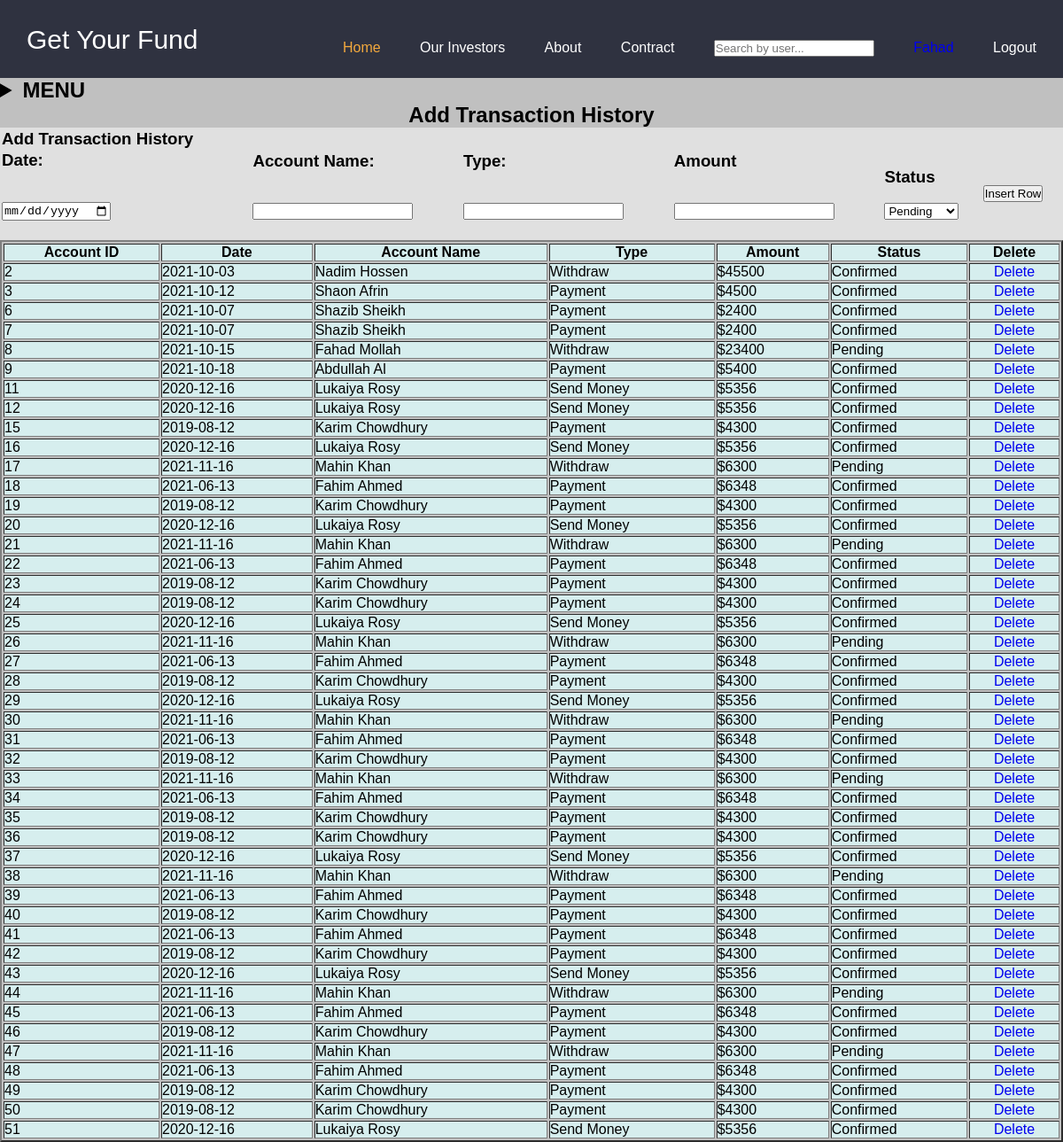
The page /view/transaction.php (signed in) on the database its author committed.
### tables this page shows
CREATE TABLE `transaction` (
  `ID` int(255) NOT NULL,
  `Date` date NOT NULL,
  `AcName` varchar(255) NOT NULL,
  `Type` varchar(255) NOT NULL,
  `Amount` varchar(255) NOT NULL,
  `Status` varchar(255) NOT NULL
);

### view/transaction.php (the view, shortened to what this page needs)
<?php
    include('../controller/db.php');
$sql = "SELECT * FROM transaction";
$select = mysqli_query($conn, $sql);
?>
<!DOCTYPE html>
<html lang="en">
<head>
</head>
<body style="background-color:Silver;">
<?php
	include('header.php');
?>
<h2 align="center">Add Transaction History</h2>
<form action="../controller/insert4.php" method="post" onsubmit="return Validation()">
<table  width="100%" style="background-color: #FFFFFF7F" >
		                                 <tr><td><h3>Add Transaction History</h3></td></tr>
                                            <tr><td>
                                                <h3>Date: </h3><br><br>
                                                <input type="date" name="date" id="date"><br><br>
                                                </td>
                                                <td>
                                                <h3>Account Name: </h3><br><br>
                                                <input type="text" name="name" id="name"> <br><br>
</td>
<td>
                                                <h3>Type: </h3><br><br>
                                                <input type="text" name="type" id="type"> <br><br>
</td>
<td>
                                                <h3>Amount </h3><br><br>
                                                <input type="text" name="amount" id="amount"><br><br>
                                                </td>
                                                <td>
                                                <h3>Status </h3><br>
                                                <select name="status" id="status">
							<option>Pending</option>
						</select>
                                                <td>
                                                <input type="submit" name="submit" value="Insert Row"></h3>
                                            </td>
                                        </table>
</form>
		<table border="2" style="width: 100%;">
<colgroup>
  <col span="7" style="background-color: #D6EEEE">
</colgroup>
<tr>
<th>Account ID</th>
<th>Date</th>
<th>Account Name</th>
<th>Type</th>
<th>Amount</th>
<th>Status</th>
<th>Delete</th>
</tr>
<?php
    while ($data = mysqli_fetch_array($select)) {
?>
        <tr>
      <td><?php echo $data['ID']; ?></td>
      <td><?php echo $data['Date']; ?></td>
      <td><?php echo $data['AcName']; ?></td>
      <td><?php echo $data['Type']; ?></td>
      <td><?php echo $data['Amount']; ?></td>
      <td><?php echo $data['Status']; ?></td>
      <td align="center"><a href="../controller/delete2.php?id=<?php echo $data['ID']; ?>">Delete</a></td>
    </tr>
  <?php
  }
  ?>
  </table>
</body>
</html>

### view/header.php (shortened to what this page needs)
<!DOCTYPE html>
<html lang="en">
<head>
</head>
<body style="background-color:white;">
<header class="header">
    <div class="container">
        <div class="row align-items-center justify-content-between">
            <div class="logo">
               <a href="#">Get Your Fund</a>
            </div>
            <nav class="nav">
               <ul>
                  <li><a href="home.php" class="active">Home</a></li>
                  <li><a href="investors.php"> Our Investors</li>
                  <li><a href="#">About</a></li>
                  <li><a href="#"> Contract</li>
<li>
   <link rel="stylesheet" type="text/css" href="style1.css">
   <input type="text" id="search" placeholder="Search by user..." />
                 </li>
		<li>
    <?php
	if(isset($_SESSION['name']))
    				{
    					echo $_SESSION['name'];
    				}
?>
</li>
    	<li>
		<a href="../controller/logout.php">Logout</a>
        </li>
               </ul>
            </nav>
        </div>
    </div>
 </header>
	<h2>
	<details>
		<summary>MENU</summary>
	</details>
</h2>
</body>
</html>

### view/header.php (style rules this page uses)
:root { --color-1: #2f3240; }
body { font-family: sans-serif; background-color: #e8eef3; }
* { box-sizing: border-box; margin:0; padding:0; }
ul { list-style: none; }
a { text-decoration: none; }
.container { max-width: 1170px; margin:auto; }
.row { display: flex; flex-wrap: wrap; }
.align-items-center { align-items: center; }
.justify-content-between { justify-content: space-between; }
.header { background-color: var(--color-1); padding: 12px 0; line-height: 1.5; }
.header .logo, .header .nav { padding:0 15px; }
.header .logo a { font-size: 30px; color: #ffffff; text-transform: capitalize; }
.header .nav ul li { display: inline-block; margin-left: 40px; }
.header .nav ul li a { display: block; font-size: 16px; text-transform: capitalize; color: #ffffff; padding: 10px 0; transition: all 0.5s ease; }
.header .nav ul li a.active, .header .nav ul li a:hover { color: #f3a93d; }

### rows shown on the page
transaction: ID "2", Date "2021-10-03", AcName "Nadim Hossen", Type "Withdraw", Amount "$45500", Status "Confirmed"
transaction: ID "3", Date "2021-10-12", AcName "Shaon Afrin", Type "Payment", Amount "$4500", Status "Confirmed"
transaction: ID "6", Date "2021-10-07", AcName "Shazib Sheikh", Type "Payment", Amount "$2400", Status "Confirmed"
transaction: ID "7", Date "2021-10-07", AcName "Shazib Sheikh", Type "Payment", Amount "$2400", Status "Confirmed"
transaction: ID "8", Date "2021-10-15", AcName "Fahad Mollah", Type "Withdraw", Amount "$23400", Status "Pending"
transaction: ID "9", Date "2021-10-18", AcName "Abdullah Al", Type "Payment", Amount "$5400", Status "Confirmed"
transaction: ID "11", Date "2020-12-16", AcName "Lukaiya Rosy", Type "Send Money", Amount "$5356", Status "Confirmed"
transaction: ID "12", Date "2020-12-16", AcName "Lukaiya Rosy", Type "Send Money", Amount "$5356", Status "Confirmed"
transaction: ID "15", Date "2019-08-12", AcName "Karim Chowdhury", Type "Payment", Amount "$4300", Status "Confirmed"
transaction: ID "16", Date "2020-12-16", AcName "Lukaiya Rosy", Type "Send Money", Amount "$5356", Status "Confirmed"
transaction: ID "17", Date "2021-11-16", AcName "Mahin Khan", Type "Withdraw", Amount "$6300", Status "Pending"
transaction: ID "18", Date "2021-06-13", AcName "Fahim Ahmed", Type "Payment", Amount "$6348", Status "Confirmed"
transaction: ID "19", Date "2019-08-12", AcName "Karim Chowdhury", Type "Payment", Amount "$4300", Status "Confirmed"
transaction: ID "20", Date "2020-12-16", AcName "Lukaiya Rosy", Type "Send Money", Amount "$5356", Status "Confirmed"
transaction: ID "21", Date "2021-11-16", AcName "Mahin Khan", Type "Withdraw", Amount "$6300", Status "Pending"
transaction: ID "22", Date "2021-06-13", AcName "Fahim Ahmed", Type "Payment", Amount "$6348", Status "Confirmed"
transaction: ID "23", Date "2019-08-12", AcName "Karim Chowdhury", Type "Payment", Amount "$4300", Status "Confirmed"
transaction: ID "24", Date "2019-08-12", AcName "Karim Chowdhury", Type "Payment", Amount "$4300", Status "Confirmed"
transaction: ID "25", Date "2020-12-16", AcName "Lukaiya Rosy", Type "Send Money", Amount "$5356", Status "Confirmed"
transaction: ID "26", Date "2021-11-16", AcName "Mahin Khan", Type "Withdraw", Amount "$6300", Status "Pending"
transaction: ID "27", Date "2021-06-13", AcName "Fahim Ahmed", Type "Payment", Amount "$6348", Status "Confirmed"
transaction: ID "28", Date "2019-08-12", AcName "Karim Chowdhury", Type "Payment", Amount "$4300", Status "Confirmed"
transaction: ID "29", Date "2020-12-16", AcName "Lukaiya Rosy", Type "Send Money", Amount "$5356", Status "Confirmed"
transaction: ID "30", Date "2021-11-16", AcName "Mahin Khan", Type "Withdraw", Amount "$6300", Status "Pending"
transaction: ID "31", Date "2021-06-13", AcName "Fahim Ahmed", Type "Payment", Amount "$6348", Status "Confirmed"
transaction: ID "32", Date "2019-08-12", AcName "Karim Chowdhury", Type "Payment", Amount "$4300", Status "Confirmed"
transaction: ID "33", Date "2021-11-16", AcName "Mahin Khan", Type "Withdraw", Amount "$6300", Status "Pending"
transaction: ID "34", Date "2021-06-13", AcName "Fahim Ahmed", Type "Payment", Amount "$6348", Status "Confirmed"
transaction: ID "35", Date "2019-08-12", AcName "Karim Chowdhury", Type "Payment", Amount "$4300", Status "Confirmed"
transaction: ID "36", Date "2019-08-12", AcName "Karim Chowdhury", Type "Payment", Amount "$4300", Status "Confirmed"
transaction: ID "37", Date "2020-12-16", AcName "Lukaiya Rosy", Type "Send Money", Amount "$5356", Status "Confirmed"
transaction: ID "38", Date "2021-11-16", AcName "Mahin Khan", Type "Withdraw", Amount "$6300", Status "Pending"
transaction: ID "39", Date "2021-06-13", AcName "Fahim Ahmed", Type "Payment", Amount "$6348", Status "Confirmed"
transaction: ID "40", Date "2019-08-12", AcName "Karim Chowdhury", Type "Payment", Amount "$4300", Status "Confirmed"
transaction: ID "41", Date "2021-06-13", AcName "Fahim Ahmed", Type "Payment", Amount "$6348", Status "Confirmed"
transaction: ID "42", Date "2019-08-12", AcName "Karim Chowdhury", Type "Payment", Amount "$4300", Status "Confirmed"
transaction: ID "43", Date "2020-12-16", AcName "Lukaiya Rosy", Type "Send Money", Amount "$5356", Status "Confirmed"
transaction: ID "44", Date "2021-11-16", AcName "Mahin Khan", Type "Withdraw", Amount "$6300", Status "Pending"
transaction: ID "45", Date "2021-06-13", AcName "Fahim Ahmed", Type "Payment", Amount "$6348", Status "Confirmed"
transaction: ID "46", Date "2019-08-12", AcName "Karim Chowdhury", Type "Payment", Amount "$4300", Status "Confirmed"
transaction: ID "47", Date "2021-11-16", AcName "Mahin Khan", Type "Withdraw", Amount "$6300", Status "Pending"
transaction: ID "48", Date "2021-06-13", AcName "Fahim Ahmed", Type "Payment", Amount "$6348", Status "Confirmed"
transaction: ID "49", Date "2019-08-12", AcName "Karim Chowdhury", Type "Payment", Amount "$4300", Status "Confirmed"
transaction: ID "50", Date "2019-08-12", AcName "Karim Chowdhury", Type "Payment", Amount "$4300", Status "Confirmed"
transaction: ID "51", Date "2020-12-16", AcName "Lukaiya Rosy", Type "Send Money", Amount "$5356", Status "Confirmed"

### other values the page prints
$_SESSION['name'] "Fahad"
